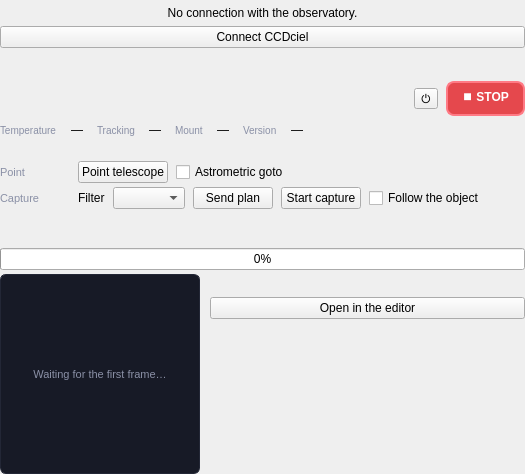
<?xml version="1.0" encoding="UTF-8"?>
<!--
  Observatory console (ADR-081 rev, 2026-10-16): the Capture step's control
  surface, loaded by gui/widgets/observatory_console.py through
  gui/ui_loader.py. It used to be built in code; the redesign gives it a
  Designer file (ADR-005) and a console shape: STATUS on top (identity, the
  stop always at hand, the telemetry band), COMMANDS below, and the last
  frame in its own panel.

  Three verbs and two checkboxes: Point telescope (+ Astrometric goto),
  Send plan, Start capture (+ Follow the object). The modifiers are
  checkboxes because each one is the SAME intention with another method,
  never a second destination.

  Modes (set by observatory_console.set_mode): off / idle / moving /
  capturing / following.
-->
<ui version="4.0">
 <class>ObservatoryConsole</class>
 <widget class="QWidget" name="ObservatoryConsole">
  <layout class="QVBoxLayout" name="vbox_console"><property name="leftMargin"><number>0</number></property><property name="topMargin"><number>0</number></property><property name="rightMargin"><number>0</number></property><property name="bottomMargin"><number>0</number></property>
   <property name="spacing"><number>8</number></property>

   <!-- ============ disconnected: ONE big way in ============ -->
   <item>
    <widget class="QWidget" name="w_off">
     <layout class="QVBoxLayout" name="vbox_off"><property name="leftMargin"><number>0</number></property><property name="topMargin"><number>6</number></property><property name="rightMargin"><number>0</number></property><property name="bottomMargin"><number>6</number></property>
      <item><widget class="QLabel" name="lbl_off"><property name="text"><string>No connection with the observatory.</string></property><property name="alignment"><set>Qt::AlignCenter</set></property></widget></item>
      <item><widget class="QPushButton" name="ccd_connect"><property name="text"><string>Connect CCDciel</string></property><property name="toolTip"><string>Talk to the observatory software configured in Settings: the mount, the camera and the filter wheel. The app reads its state every couple of seconds while it is connected</string></property></widget></item>
      <item><widget class="QLabel" name="lbl_where"><property name="text"><string/></property><property name="alignment"><set>Qt::AlignCenter</set></property><property name="wordWrap"><bool>true</bool></property><property name="styleSheet"><string notr="true">color: #8a90a6; font-size: 11px;</string></property></widget></item>
     </layout>
    </widget>
   </item>

   <!-- ============ connected: the console ============ -->
   <item>
    <widget class="QWidget" name="w_on">
     <property name="visible"><bool>false</bool></property>
     <layout class="QVBoxLayout" name="vbox_on"><property name="leftMargin"><number>0</number></property><property name="topMargin"><number>0</number></property><property name="rightMargin"><number>0</number></property><property name="bottomMargin"><number>0</number></property>
      <property name="spacing"><number>4</number></property>

      <!-- the band: who answers, and the way out of anything -->
      <item>
       <layout class="QHBoxLayout" name="band"><property name="spacing"><number>8</number></property>
        <item><widget class="QLabel" name="ccd_status"><property name="text"><string/></property><property name="wordWrap"><bool>true</bool></property></widget></item>
        <item><spacer name="hsp_band"><property name="orientation"><enum>Qt::Horizontal</enum></property><property name="sizeHint" stdset="0"><size><width>40</width><height>20</height></size></property></spacer></item>
        <item><widget class="QToolButton" name="ccd_disconnect"><property name="text"><string notr="true">⏻</string></property><property name="toolTip"><string>Disconnect from the observatory software. Nothing is stopped on its side: the run you started there keeps running</string></property></widget></item>
        <item><widget class="QPushButton" name="ccd_stop"><property name="text"><string notr="true">⏹ STOP</string></property><property name="toolTip"><string>Stop the telescope movement now. Use it if a slew or an astrometric goto is heading somewhere it should not: it halts the mount immediately, without waiting for the pointing to finish</string></property><property name="styleSheet"><string notr="true">QPushButton { background: #e5484d; border: 2px solid #ff7a85; border-radius: 8px; padding: 5px 14px; color: #ffffff; font-weight: 800; } QPushButton:hover { background: #d43a3f; } QPushButton:disabled { background: transparent; border: 2px solid #3a4156; color: #8a90a6; }</string></property></widget></item>
       </layout>
      </item>

      <!-- the telemetry: labelled readouts, not form fields -->
      <item>
       <layout class="QHBoxLayout" name="telemetry"><property name="spacing"><number>14</number></property>
        <item><widget class="QLabel" name="lbl_temp"><property name="text"><string>Temperature</string></property><property name="styleSheet"><string notr="true">color: #8a90a6; font-size: 10px;</string></property></widget></item>
        <item><widget class="QLabel" name="ccd_temp"><property name="text"><string notr="true">—</string></property></widget></item>
        <item><widget class="QLabel" name="lbl_track"><property name="text"><string>Tracking</string></property><property name="styleSheet"><string notr="true">color: #8a90a6; font-size: 10px;</string></property></widget></item>
        <item><widget class="QLabel" name="ccd_tracking"><property name="text"><string notr="true">—</string></property></widget></item>
        <item><widget class="QLabel" name="lbl_mount"><property name="text"><string>Mount</string></property><property name="styleSheet"><string notr="true">color: #8a90a6; font-size: 10px;</string></property></widget></item>
        <item><widget class="QLabel" name="ccd_slew"><property name="text"><string notr="true">—</string></property></widget></item>
        <item><widget class="QLabel" name="lbl_version"><property name="text"><string>Version</string></property><property name="styleSheet"><string notr="true">color: #8a90a6; font-size: 10px;</string></property></widget></item>
        <item><widget class="QLabel" name="ccd_version"><property name="text"><string notr="true">—</string></property></widget></item>
        <item><spacer name="hsp_tele"><property name="orientation"><enum>Qt::Horizontal</enum></property><property name="sizeHint" stdset="0"><size><width>40</width><height>20</height></size></property></spacer></item>
       </layout>
      </item>
      <item><widget class="QLabel" name="ccd_coords"><property name="text"><string/></property><property name="wordWrap"><bool>true</bool></property><property name="visible"><bool>false</bool></property><property name="styleSheet"><string notr="true">color: #8a90a6; font-size: 11px;</string></property></widget></item>

      <!-- the commands: three verbs, two checkboxes -->
      <item>
       <layout class="QHBoxLayout" name="cmd_point"><property name="spacing"><number>8</number></property>
        <item><widget class="QLabel" name="lbl_cmd_point"><property name="text"><string>Point</string></property><property name="minimumSize"><size><width>70</width><height>0</height></size></property><property name="styleSheet"><string notr="true">color: #8a90a6; font-size: 11px;</string></property></widget></item>
        <item><widget class="QPushButton" name="ccd_goto"><property name="text"><string>Point telescope</string></property><property name="toolTip"><string>Point the telescope at the object's position for tonight. With the astrometric goto ticked it also solves the plate and corrects the pointing, which absorbs the ephemeris' error and is the reliable route for preliminary orbits</string></property></widget></item>
        <item><widget class="QCheckBox" name="ccd_sync"><property name="text"><string>Astrometric goto</string></property><property name="toolTip"><string>Solve the plate and correct the pointing after the slew, instead of trusting the ephemeris alone. It needs a plate solver configured in Settings</string></property></widget></item>
        <item><spacer name="hsp_point"><property name="orientation"><enum>Qt::Horizontal</enum></property><property name="sizeHint" stdset="0"><size><width>40</width><height>20</height></size></property></spacer></item>
       </layout>
      </item>
      <item>
       <layout class="QHBoxLayout" name="cmd_capture"><property name="spacing"><number>8</number></property>
        <item><widget class="QLabel" name="lbl_cmd_capture"><property name="text"><string>Capture</string></property><property name="minimumSize"><size><width>70</width><height>0</height></size></property><property name="styleSheet"><string notr="true">color: #8a90a6; font-size: 11px;</string></property></widget></item>
        <item><widget class="QLabel" name="lbl_wheel"><property name="text"><string>Filter</string></property></widget></item>
        <item><widget class="QComboBox" name="cmb_ccd_filter"/></item>
        <item><widget class="QPushButton" name="ccd_push"><property name="text"><string>Send plan</string></property><property name="toolTip"><string>Prepare the current project's saved plan (object, frames × exposure, filter, binning, gain, offset, dither) in the observatory software and read it back to show what it is really holding. The autofocus cadence travels with the exported sequence instead, and the dark and bias steps run after the lights</string></property></widget></item>
        <item><widget class="QPushButton" name="ccd_start"><property name="text"><string>Start capture</string></property><property name="toolTip"><string>Start the staged capture in the observatory software. With "Follow the object" ticked it runs the night in passes instead of one block</string></property></widget></item>
        <item><widget class="QCheckBox" name="ccd_follow"><property name="text"><string>Follow the object</string></property><property name="toolTip"><string>Run the night in passes instead of one block: each one captures as many frames as fit before the object reaches the edge of the field, then the telescope points again at its fresh position and the next starts. Needs a moving object and a plate solver</string></property></widget></item>
        <item><spacer name="hsp_capture"><property name="orientation"><enum>Qt::Horizontal</enum></property><property name="sizeHint" stdset="0"><size><width>40</width><height>20</height></size></property></spacer></item>
       </layout>
      </item>
      <item><widget class="QLabel" name="ccd_staged"><property name="text"><string/></property><property name="wordWrap"><bool>true</bool></property><property name="visible"><bool>false</bool></property><property name="styleSheet"><string notr="true">color: #8a90a6; font-size: 11px;</string></property></widget></item>

      <!-- the follow run's progress -->
      <item>
       <widget class="QWidget" name="follow_box">
        <property name="visible"><bool>false</bool></property>
        <layout class="QVBoxLayout" name="vbox_follow"><property name="leftMargin"><number>0</number></property><property name="topMargin"><number>0</number></property><property name="rightMargin"><number>0</number></property><property name="bottomMargin"><number>0</number></property><property name="spacing"><number>4</number></property>
         <item><widget class="QLabel" name="follow_label"><property name="text"><string/></property><property name="wordWrap"><bool>true</bool></property></widget></item>
         <item><widget class="QProgressBar" name="follow_bar"><property name="value"><number>0</number></property></widget></item>
        </layout>
       </widget>
      </item>

      <!-- the last frame the observatory wrote -->
      <item>
       <widget class="QWidget" name="capture_preview">
        <property name="visible"><bool>false</bool></property>
        <layout class="QHBoxLayout" name="hbox_preview"><property name="leftMargin"><number>0</number></property><property name="topMargin"><number>0</number></property><property name="rightMargin"><number>0</number></property><property name="bottomMargin"><number>0</number></property><property name="spacing"><number>10</number></property>
         <item><widget class="QLabel" name="capture_preview_img"><property name="text"><string>Waiting for the first frame…</string></property><property name="alignment"><set>Qt::AlignCenter</set></property><property name="minimumSize"><size><width>200</width><height>200</height></size></property><property name="maximumSize"><size><width>200</width><height>200</height></size></property><property name="styleSheet"><string notr="true">background: #171a26; border: 1px solid #232736; border-radius: 6px; color: #8a90a6; font-size: 11px;</string></property></widget></item>
         <item><layout class="QVBoxLayout" name="vbox_preview">
          <item><widget class="QLabel" name="capture_caption"><property name="text"><string/></property><property name="wordWrap"><bool>true</bool></property><property name="styleSheet"><string notr="true">color: #8a90a6; font-size: 11px;</string></property></widget></item>
          <item><widget class="QPushButton" name="capture_open"><property name="text"><string>Open in the editor</string></property><property name="toolTip"><string>Load this frame in the image workbench to measure, annotate or calibrate it. It is the frame on disk, not a copy</string></property></widget></item>
          <item><spacer name="hsp_preview"><property name="orientation"><enum>Qt::Vertical</enum></property><property name="sizeHint" stdset="0"><size><width>20</width><height>40</height></size></property></spacer></item>
         </layout></item>
        </layout>
       </widget>
      </item>
     </layout>
    </widget>
   </item>
  </layout>
 </widget>
 <resources/>
 <connections/>
</ui>
